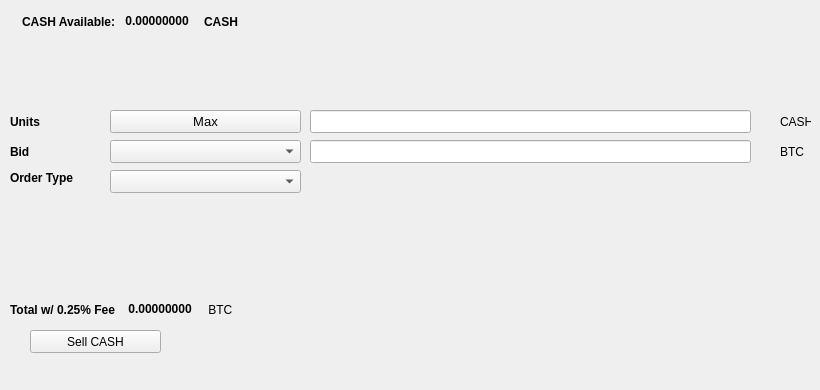
   <widget class="QWidget" name="SellTab">
    <attribute name="title">
     <string>Sell</string>
    </attribute>
    <widget class="QLabel" name="label_16">
     <property name="geometry">
      <rect>
       <x>780</x>
       <y>140</y>
       <width>31</width>
       <height>23</height>
      </rect>
     </property>
     <property name="text">
      <string>BTC</string>
     </property>
    </widget>
    <widget class="QComboBox" name="SellBidcomboBox">
     <property name="geometry">
      <rect>
       <x>110</x>
       <y>140</y>
       <width>191</width>
       <height>23</height>
      </rect>
     </property>
     <property name="font">
      <font>
       <pointsize>10</pointsize>
      </font>
     </property>
    </widget>
    <widget class="QLabel" name="label_18">
     <property name="geometry">
      <rect>
       <x>10</x>
       <y>110</y>
       <width>46</width>
       <height>23</height>
      </rect>
     </property>
     <property name="font">
      <font>
       <weight>75</weight>
       <bold>true</bold>
      </font>
     </property>
     <property name="text">
      <string>Units</string>
     </property>
    </widget>
    <widget class="QPushButton" name="Sell_Max_Amount">
     <property name="geometry">
      <rect>
       <x>110</x>
       <y>110</y>
       <width>191</width>
       <height>23</height>
      </rect>
     </property>
     <property name="font">
      <font>
       <pointsize>10</pointsize>
      </font>
     </property>
     <property name="text">
      <string>Max</string>
     </property>
    </widget>
    <widget class="QLabel" name="label_20">
     <property name="geometry">
      <rect>
       <x>10</x>
       <y>170</y>
       <width>91</width>
       <height>16</height>
      </rect>
     </property>
     <property name="font">
      <font>
       <weight>75</weight>
       <bold>true</bold>
      </font>
     </property>
     <property name="text">
      <string>Order Type</string>
     </property>
    </widget>
    <widget class="QComboBox" name="SellOrdertypeCombo">
     <property name="geometry">
      <rect>
       <x>110</x>
       <y>170</y>
       <width>191</width>
       <height>23</height>
      </rect>
     </property>
     <property name="font">
      <font>
       <pointsize>10</pointsize>
      </font>
     </property>
    </widget>
    <widget class="QLabel" name="label_21">
     <property name="geometry">
      <rect>
       <x>10</x>
       <y>140</y>
       <width>46</width>
       <height>23</height>
      </rect>
     </property>
     <property name="font">
      <font>
       <weight>75</weight>
       <bold>true</bold>
      </font>
     </property>
     <property name="text">
      <string>Bid</string>
     </property>
    </widget>
    <widget class="QLabel" name="label_22">
     <property name="geometry">
      <rect>
       <x>780</x>
       <y>110</y>
       <width>31</width>
       <height>23</height>
      </rect>
     </property>
     <property name="text">
      <string>CASH</string>
     </property>
    </widget>
    <widget class="QLineEdit" name="UnitsInputCASH">
     <property name="geometry">
      <rect>
       <x>310</x>
       <y>110</y>
       <width>441</width>
       <height>23</height>
      </rect>
     </property>
     <property name="font">
      <font>
       <pointsize>9</pointsize>
       <weight>75</weight>
       <bold>true</bold>
      </font>
     </property>
    </widget>
    <widget class="QLineEdit" name="SellBidPriceEdit">
     <property name="geometry">
      <rect>
       <x>310</x>
       <y>140</y>
       <width>441</width>
       <height>23</height>
      </rect>
     </property>
     <property name="font">
      <font>
       <pointsize>9</pointsize>
       <weight>75</weight>
       <bold>true</bold>
      </font>
     </property>
    </widget>
    <widget class="QPushButton" name="SellCASHBTN">
     <property name="geometry">
      <rect>
       <x>30</x>
       <y>330</y>
       <width>131</width>
       <height>23</height>
      </rect>
     </property>
     <property name="text">
      <string>Sell CASH</string>
     </property>
     <property name="icon">
      <iconset resource="../cashback">
       <normaloff>:/icons/bitcoin</normaloff>:/icons/bitcoin</iconset>
     </property>
    </widget>
    <widget class="QWidget" name="layoutWidget3">
     <property name="geometry">
      <rect>
       <x>22</x>
       <y>12</y>
       <width>258</width>
       <height>19</height>
      </rect>
     </property>
     <layout class="QHBoxLayout" name="horizontalLayout">
      <item>
       <widget class="QLabel" name="label232_2">
        <property name="font">
         <font>
          <weight>75</weight>
          <bold>true</bold>
         </font>
        </property>
        <property name="text">
         <string>CASH Available:</string>
        </property>
       </widget>
      </item>
      <item>
       <widget class="QLabel" name="CASHAvailableLabel">
        <property name="palette">
         <palette>
          <active>
           <colorrole role="WindowText">
            <brush brushstyle="SolidPattern">
             <color alpha="255">
              <red>0</red>
              <green>0</green>
              <blue>0</blue>
             </color>
            </brush>
           </colorrole>
           <colorrole role="Button">
            <brush brushstyle="SolidPattern">
             <color alpha="255">
              <red>0</red>
              <green>170</green>
              <blue>0</blue>
             </color>
            </brush>
           </colorrole>
           <colorrole role="Light">
            <brush brushstyle="SolidPattern">
             <color alpha="255">
              <red>0</red>
              <green>255</green>
              <blue>0</blue>
             </color>
            </brush>
           </colorrole>
           <colorrole role="Midlight">
            <brush brushstyle="SolidPattern">
             <color alpha="255">
              <red>0</red>
              <green>212</green>
              <blue>0</blue>
             </color>
            </brush>
           </colorrole>
           <colorrole role="Dark">
            <brush brushstyle="SolidPattern">
             <color alpha="255">
              <red>0</red>
              <green>85</green>
              <blue>0</blue>
             </color>
            </brush>
           </colorrole>
           <colorrole role="Mid">
            <brush brushstyle="SolidPattern">
             <color alpha="255">
              <red>0</red>
              <green>113</green>
              <blue>0</blue>
             </color>
            </brush>
           </colorrole>
           <colorrole role="Text">
            <brush brushstyle="SolidPattern">
             <color alpha="255">
              <red>0</red>
              <green>170</green>
              <blue>0</blue>
             </color>
            </brush>
           </colorrole>
           <colorrole role="BrightText">
            <brush brushstyle="SolidPattern">
             <color alpha="255">
              <red>255</red>
              <green>255</green>
              <blue>255</blue>
             </color>
            </brush>
           </colorrole>
           <colorrole role="ButtonText">
            <brush brushstyle="SolidPattern">
             <color alpha="255">
              <red>0</red>
              <green>0</green>
              <blue>0</blue>
             </color>
            </brush>
           </colorrole>
           <colorrole role="Base">
            <brush brushstyle="SolidPattern">
             <color alpha="255">
              <red>255</red>
              <green>255</green>
              <blue>255</blue>
             </color>
            </brush>
           </colorrole>
           <colorrole role="Window">
            <brush brushstyle="SolidPattern">
             <color alpha="255">
              <red>0</red>
              <green>170</green>
              <blue>0</blue>
             </color>
            </brush>
           </colorrole>
           <colorrole role="Shadow">
            <brush brushstyle="SolidPattern">
             <color alpha="255">
              <red>0</red>
              <green>0</green>
              <blue>0</blue>
             </color>
            </brush>
           </colorrole>
           <colorrole role="AlternateBase">
            <brush brushstyle="SolidPattern">
             <color alpha="255">
              <red>127</red>
              <green>212</green>
              <blue>127</blue>
             </color>
            </brush>
           </colorrole>
           <colorrole role="ToolTipBase">
            <brush brushstyle="SolidPattern">
             <color alpha="255">
              <red>255</red>
              <green>255</green>
              <blue>220</blue>
             </color>
            </brush>
           </colorrole>
           <colorrole role="ToolTipText">
            <brush brushstyle="SolidPattern">
             <color alpha="255">
              <red>0</red>
              <green>0</green>
              <blue>0</blue>
             </color>
            </brush>
           </colorrole>
          </active>
          <inactive>
           <colorrole role="WindowText">
            <brush brushstyle="SolidPattern">
             <color alpha="255">
              <red>0</red>
              <green>0</green>
              <blue>0</blue>
             </color>
            </brush>
           </colorrole>
           <colorrole role="Button">
            <brush brushstyle="SolidPattern">
             <color alpha="255">
              <red>0</red>
              <green>170</green>
              <blue>0</blue>
             </color>
            </brush>
           </colorrole>
           <colorrole role="Light">
            <brush brushstyle="SolidPattern">
             <color alpha="255">
              <red>0</red>
              <green>255</green>
              <blue>0</blue>
             </color>
            </brush>
           </colorrole>
           <colorrole role="Midlight">
            <brush brushstyle="SolidPattern">
             <color alpha="255">
              <red>0</red>
              <green>212</green>
              <blue>0</blue>
             </color>
            </brush>
           </colorrole>
           <colorrole role="Dark">
            <brush brushstyle="SolidPattern">
             <color alpha="255">
              <red>0</red>
              <green>85</green>
              <blue>0</blue>
             </color>
            </brush>
           </colorrole>
           <colorrole role="Mid">
            <brush brushstyle="SolidPattern">
             <color alpha="255">
              <red>0</red>
              <green>113</green>
              <blue>0</blue>
             </color>
            </brush>
           </colorrole>
           <colorrole role="Text">
            <brush brushstyle="SolidPattern">
             <color alpha="255">
              <red>0</red>
              <green>170</green>
              <blue>0</blue>
             </color>
            </brush>
           </colorrole>
           <colorrole role="BrightText">
            <brush brushstyle="SolidPattern">
             <color alpha="255">
              <red>255</red>
              <green>255</green>
              <blue>255</blue>
             </color>
            </brush>
           </colorrole>
           <colorrole role="ButtonText">
            <brush brushstyle="SolidPattern">
             <color alpha="255">
              <red>0</red>
              <green>0</green>
              <blue>0</blue>
             </color>
            </brush>
           </colorrole>
           <colorrole role="Base">
            <brush brushstyle="SolidPattern">
             <color alpha="255">
              <red>255</red>
              <green>255</green>
              <blue>255</blue>
             </color>
            </brush>
           </colorrole>
           <colorrole role="Window">
            <brush brushstyle="SolidPattern">
             <color alpha="255">
              <red>0</red>
              <green>170</green>
              <blue>0</blue>
             </color>
            </brush>
           </colorrole>
           <colorrole role="Shadow">
            <brush brushstyle="SolidPattern">
             <color alpha="255">
              <red>0</red>
              <green>0</green>
              <blue>0</blue>
             </color>
            </brush>
           </colorrole>
           <colorrole role="AlternateBase">
            <brush brushstyle="SolidPattern">
             <color alpha="255">
              <red>127</red>
              <green>212</green>
              <blue>127</blue>
             </color>
            </brush>
           </colorrole>
           <colorrole role="ToolTipBase">
            <brush brushstyle="SolidPattern">
             <color alpha="255">
              <red>255</red>
              <green>255</green>
              <blue>220</blue>
             </color>
            </brush>
           </colorrole>
           <colorrole role="ToolTipText">
            <brush brushstyle="SolidPattern">
             <color alpha="255">
              <red>0</red>
              <green>0</green>
              <blue>0</blue>
             </color>
            </brush>
           </colorrole>
          </inactive>
          <disabled>
           <colorrole role="WindowText">
            <brush brushstyle="SolidPattern">
             <color alpha="255">
              <red>0</red>
              <green>85</green>
              <blue>0</blue>
             </color>
            </brush>
           </colorrole>
           <colorrole role="Button">
            <brush brushstyle="SolidPattern">
             <color alpha="255">
              <red>0</red>
              <green>170</green>
              <blue>0</blue>
             </color>
            </brush>
           </colorrole>
           <colorrole role="Light">
            <brush brushstyle="SolidPattern">
             <color alpha="255">
              <red>0</red>
              <green>255</green>
              <blue>0</blue>
             </color>
            </brush>
           </colorrole>
           <colorrole role="Midlight">
            <brush brushstyle="SolidPattern">
             <color alpha="255">
              <red>0</red>
              <green>212</green>
              <blue>0</blue>
             </color>
            </brush>
           </colorrole>
           <colorrole role="Dark">
            <brush brushstyle="SolidPattern">
             <color alpha="255">
              <red>0</red>
              <green>85</green>
              <blue>0</blue>
             </color>
            </brush>
           </colorrole>
           <colorrole role="Mid">
            <brush brushstyle="SolidPattern">
             <color alpha="255">
              <red>0</red>
              <green>113</green>
              <blue>0</blue>
             </color>
            </brush>
           </colorrole>
           <colorrole role="Text">
            <brush brushstyle="SolidPattern">
             <color alpha="255">
              <red>0</red>
              <green>85</green>
              <blue>0</blue>
             </color>
            </brush>
           </colorrole>
           <colorrole role="BrightText">
            <brush brushstyle="SolidPattern">
             <color alpha="255">
              <red>255</red>
              <green>255</green>
              <blue>255</blue>
             </color>
            </brush>
           </colorrole>
           <colorrole role="ButtonText">
            <brush brushstyle="SolidPattern">
             <color alpha="255">
              <red>0</red>
              <green>85</green>
              <blue>0</blue>
             </color>
            </brush>
           </colorrole>
           <colorrole role="Base">
            <brush brushstyle="SolidPattern">
             <color alpha="255">
              <red>0</red>
              <green>170</green>
              <blue>0</blue>
             </color>
            </brush>
           </colorrole>
           <colorrole role="Window">
            <brush brushstyle="SolidPattern">
             <color alpha="255">
              <red>0</red>
              <green>170</green>
              <blue>0</blue>
             </color>
            </brush>
           </colorrole>
           <colorrole role="Shadow">
            <brush brushstyle="SolidPattern">
             <color alpha="255">
              <red>0</red>
              <green>0</green>
              <blue>0</blue>
             </color>
            </brush>
           </colorrole>
           <colorrole role="AlternateBase">
            <brush brushstyle="SolidPattern">
             <color alpha="255">
              <red>0</red>
              <green>170</green>
              <blue>0</blue>
             </color>
            </brush>
           </colorrole>
           <colorrole role="ToolTipBase">
            <brush brushstyle="SolidPattern">
             <color alpha="255">
              <red>255</red>
              <green>255</green>
              <blue>220</blue>
             </color>
            </brush>
           </colorrole>
           <colorrole role="ToolTipText">
            <brush brushstyle="SolidPattern">
             <color alpha="255">
              <red>0</red>
              <green>0</green>
              <blue>0</blue>
             </color>
            </brush>
           </colorrole>
          </disabled>
         </palette>
        </property>
        <property name="font">
         <font>
          <weight>75</weight>
          <bold>true</bold>
         </font>
        </property>
        <property name="text">
         <string> 0.00000000 </string>
        </property>
        <property name="textInteractionFlags">
         <set>Qt::LinksAccessibleByMouse|Qt::TextSelectableByKeyboard|Qt::TextSelectableByMouse</set>
        </property>
       </widget>
      </item>
      <item>
       <widget class="QLabel" name="labelCASH">
        <property name="font">
         <font>
          <weight>75</weight>
          <bold>true</bold>
         </font>
        </property>
        <property name="text">
         <string>CASH</string>
        </property>
       </widget>
      </item>
     </layout>
    </widget>
    <widget class="QWidget" name="layoutWidget">
     <property name="geometry">
      <rect>
       <x>10</x>
       <y>300</y>
       <width>268</width>
       <height>19</height>
      </rect>
     </property>
     <layout class="QHBoxLayout" name="horizontalLayout_2">
      <item>
       <widget class="QLabel" name="label_19">
        <property name="font">
         <font>
          <weight>75</weight>
          <bold>true</bold>
         </font>
        </property>
        <property name="text">
         <string>Total w/ 0.25% Fee </string>
        </property>
       </widget>
      </item>
      <item>
       <widget class="QLabel" name="SellCostLabel">
        <property name="palette">
         <palette>
          <active>
           <colorrole role="WindowText">
            <brush brushstyle="SolidPattern">
             <color alpha="255">
              <red>0</red>
              <green>0</green>
              <blue>0</blue>
             </color>
            </brush>
           </colorrole>
           <colorrole role="Button">
            <brush brushstyle="SolidPattern">
             <color alpha="255">
              <red>0</red>
              <green>170</green>
              <blue>0</blue>
             </color>
            </brush>
           </colorrole>
           <colorrole role="Light">
            <brush brushstyle="SolidPattern">
             <color alpha="255">
              <red>0</red>
              <green>255</green>
              <blue>0</blue>
             </color>
            </brush>
           </colorrole>
           <colorrole role="Midlight">
            <brush brushstyle="SolidPattern">
             <color alpha="255">
              <red>0</red>
              <green>212</green>
              <blue>0</blue>
             </color>
            </brush>
           </colorrole>
           <colorrole role="Dark">
            <brush brushstyle="SolidPattern">
             <color alpha="255">
              <red>0</red>
              <green>85</green>
              <blue>0</blue>
             </color>
            </brush>
           </colorrole>
           <colorrole role="Mid">
            <brush brushstyle="SolidPattern">
             <color alpha="255">
              <red>0</red>
              <green>113</green>
              <blue>0</blue>
             </color>
            </brush>
           </colorrole>
           <colorrole role="Text">
            <brush brushstyle="SolidPattern">
             <color alpha="255">
              <red>0</red>
              <green>170</green>
              <blue>0</blue>
             </color>
            </brush>
           </colorrole>
           <colorrole role="BrightText">
            <brush brushstyle="SolidPattern">
             <color alpha="255">
              <red>255</red>
              <green>255</green>
              <blue>255</blue>
             </color>
            </brush>
           </colorrole>
           <colorrole role="ButtonText">
            <brush brushstyle="SolidPattern">
             <color alpha="255">
              <red>0</red>
              <green>0</green>
              <blue>0</blue>
             </color>
            </brush>
           </colorrole>
           <colorrole role="Base">
            <brush brushstyle="SolidPattern">
             <color alpha="255">
              <red>255</red>
              <green>255</green>
              <blue>255</blue>
             </color>
            </brush>
           </colorrole>
           <colorrole role="Window">
            <brush brushstyle="SolidPattern">
             <color alpha="255">
              <red>0</red>
              <green>170</green>
              <blue>0</blue>
             </color>
            </brush>
           </colorrole>
           <colorrole role="Shadow">
            <brush brushstyle="SolidPattern">
             <color alpha="255">
              <red>0</red>
              <green>0</green>
              <blue>0</blue>
             </color>
            </brush>
           </colorrole>
           <colorrole role="AlternateBase">
            <brush brushstyle="SolidPattern">
             <color alpha="255">
              <red>127</red>
              <green>212</green>
              <blue>127</blue>
             </color>
            </brush>
           </colorrole>
           <colorrole role="ToolTipBase">
            <brush brushstyle="SolidPattern">
             <color alpha="255">
              <red>255</red>
              <green>255</green>
              <blue>220</blue>
             </color>
            </brush>
           </colorrole>
           <colorrole role="ToolTipText">
            <brush brushstyle="SolidPattern">
             <color alpha="255">
              <red>0</red>
              <green>0</green>
              <blue>0</blue>
             </color>
            </brush>
           </colorrole>
          </active>
          <inactive>
           <colorrole role="WindowText">
            <brush brushstyle="SolidPattern">
             <color alpha="255">
              <red>0</red>
              <green>0</green>
              <blue>0</blue>
             </color>
            </brush>
           </colorrole>
           <colorrole role="Button">
            <brush brushstyle="SolidPattern">
             <color alpha="255">
              <red>0</red>
              <green>170</green>
              <blue>0</blue>
             </color>
            </brush>
           </colorrole>
           <colorrole role="Light">
            <brush brushstyle="SolidPattern">
             <color alpha="255">
              <red>0</red>
              <green>255</green>
              <blue>0</blue>
             </color>
            </brush>
           </colorrole>
           <colorrole role="Midlight">
            <brush brushstyle="SolidPattern">
             <color alpha="255">
              <red>0</red>
              <green>212</green>
              <blue>0</blue>
             </color>
            </brush>
           </colorrole>
           <colorrole role="Dark">
            <brush brushstyle="SolidPattern">
             <color alpha="255">
              <red>0</red>
              <green>85</green>
              <blue>0</blue>
             </color>
            </brush>
           </colorrole>
           <colorrole role="Mid">
            <brush brushstyle="SolidPattern">
             <color alpha="255">
              <red>0</red>
              <green>113</green>
              <blue>0</blue>
             </color>
            </brush>
           </colorrole>
           <colorrole role="Text">
            <brush brushstyle="SolidPattern">
             <color alpha="255">
              <red>0</red>
              <green>170</green>
              <blue>0</blue>
             </color>
            </brush>
           </colorrole>
           <colorrole role="BrightText">
            <brush brushstyle="SolidPattern">
             <color alpha="255">
              <red>255</red>
              <green>255</green>
              <blue>255</blue>
             </color>
            </brush>
           </colorrole>
           <colorrole role="ButtonText">
            <brush brushstyle="SolidPattern">
             <color alpha="255">
              <red>0</red>
              <green>0</green>
              <blue>0</blue>
             </color>
            </brush>
           </colorrole>
           <colorrole role="Base">
            <brush brushstyle="SolidPattern">
             <color alpha="255">
              <red>255</red>
              <green>255</green>
              <blue>255</blue>
             </color>
            </brush>
           </colorrole>
           <colorrole role="Window">
            <brush brushstyle="SolidPattern">
             <color alpha="255">
              <red>0</red>
              <green>170</green>
              <blue>0</blue>
             </color>
            </brush>
           </colorrole>
           <colorrole role="Shadow">
            <brush brushstyle="SolidPattern">
             <color alpha="255">
              <red>0</red>
              <green>0</green>
              <blue>0</blue>
             </color>
            </brush>
           </colorrole>
           <colorrole role="AlternateBase">
            <brush brushstyle="SolidPattern">
             <color alpha="255">
              <red>127</red>
              <green>212</green>
              <blue>127</blue>
             </color>
            </brush>
           </colorrole>
           <colorrole role="ToolTipBase">
            <brush brushstyle="SolidPattern">
             <color alpha="255">
              <red>255</red>
              <green>255</green>
              <blue>220</blue>
             </color>
            </brush>
           </colorrole>
           <colorrole role="ToolTipText">
            <brush brushstyle="SolidPattern">
             <color alpha="255">
              <red>0</red>
              <green>0</green>
              <blue>0</blue>
             </color>
            </brush>
           </colorrole>
          </inactive>
          <disabled>
           <colorrole role="WindowText">
            <brush brushstyle="SolidPattern">
             <color alpha="255">
              <red>0</red>
              <green>85</green>
              <blue>0</blue>
             </color>
            </brush>
           </colorrole>
           <colorrole role="Button">
            <brush brushstyle="SolidPattern">
             <color alpha="255">
              <red>0</red>
              <green>170</green>
              <blue>0</blue>
             </color>
            </brush>
           </colorrole>
           <colorrole role="Light">
            <brush brushstyle="SolidPattern">
             <color alpha="255">
              <red>0</red>
              <green>255</green>
              <blue>0</blue>
             </color>
            </brush>
           </colorrole>
           <colorrole role="Midlight">
            <brush brushstyle="SolidPattern">
             <color alpha="255">
              <red>0</red>
              <green>212</green>
              <blue>0</blue>
             </color>
            </brush>
           </colorrole>
           <colorrole role="Dark">
            <brush brushstyle="SolidPattern">
             <color alpha="255">
              <red>0</red>
              <green>85</green>
              <blue>0</blue>
             </color>
            </brush>
           </colorrole>
           <colorrole role="Mid">
            <brush brushstyle="SolidPattern">
             <color alpha="255">
              <red>0</red>
              <green>113</green>
              <blue>0</blue>
             </color>
            </brush>
           </colorrole>
           <colorrole role="Text">
            <brush brushstyle="SolidPattern">
             <color alpha="255">
              <red>0</red>
              <green>85</green>
              <blue>0</blue>
             </color>
            </brush>
           </colorrole>
           <colorrole role="BrightText">
            <brush brushstyle="SolidPattern">
             <color alpha="255">
              <red>255</red>
              <green>255</green>
              <blue>255</blue>
             </color>
            </brush>
           </colorrole>
           <colorrole role="ButtonText">
            <brush brushstyle="SolidPattern">
             <color alpha="255">
              <red>0</red>
              <green>85</green>
              <blue>0</blue>
             </color>
            </brush>
           </colorrole>
           <colorrole role="Base">
            <brush brushstyle="SolidPattern">
             <color alpha="255">
              <red>0</red>
              <green>170</green>
              <blue>0</blue>
             </color>
            </brush>
           </colorrole>
           <colorrole role="Window">
            <brush brushstyle="SolidPattern">
             <color alpha="255">
              <red>0</red>
              <green>170</green>
              <blue>0</blue>
             </color>
            </brush>
           </colorrole>
           <colorrole role="Shadow">
            <brush brushstyle="SolidPattern">
             <color alpha="255">
              <red>0</red>
              <green>0</green>
              <blue>0</blue>
             </color>
            </brush>
           </colorrole>
           <colorrole role="AlternateBase">
            <brush brushstyle="SolidPattern">
             <color alpha="255">
              <red>0</red>
              <green>170</green>
              <blue>0</blue>
             </color>
            </brush>
           </colorrole>
           <colorrole role="ToolTipBase">
            <brush brushstyle="SolidPattern">
             <color alpha="255">
              <red>255</red>
              <green>255</green>
              <blue>220</blue>
             </color>
            </brush>
           </colorrole>
           <colorrole role="ToolTipText">
            <brush brushstyle="SolidPattern">
             <color alpha="255">
              <red>0</red>
              <green>0</green>
              <blue>0</blue>
             </color>
            </brush>
           </colorrole>
          </disabled>
         </palette>
        </property>
        <property name="font">
         <font>
          <weight>75</weight>
          <bold>true</bold>
         </font>
        </property>
        <property name="autoFillBackground">
         <bool>false</bool>
        </property>
        <property name="text">
         <string> 0.00000000</string>
        </property>
        <property name="textInteractionFlags">
         <set>Qt::LinksAccessibleByMouse|Qt::TextSelectableByMouse</set>
        </property>
       </widget>
      </item>
      <item>
       <widget class="QLabel" name="label_17">
        <property name="font">
         <font>
          <weight>50</weight>
          <bold>false</bold>
         </font>
        </property>
        <property name="text">
         <string> BTC</string>
        </property>
       </widget>
      </item>
     </layout>
    </widget>
    <widget class="QLabel" name="label_23">
     <property name="geometry">
      <rect>
       <x>460</x>
       <y>300</y>
       <width>281</width>
       <height>81</height>
      </rect>
     </property>
     <property name="text">
      <string/>
     </property>
     <property name="pixmap">
      <pixmap>:/images/bittrex</pixmap>
     </property>
    </widget>
   </widget>
